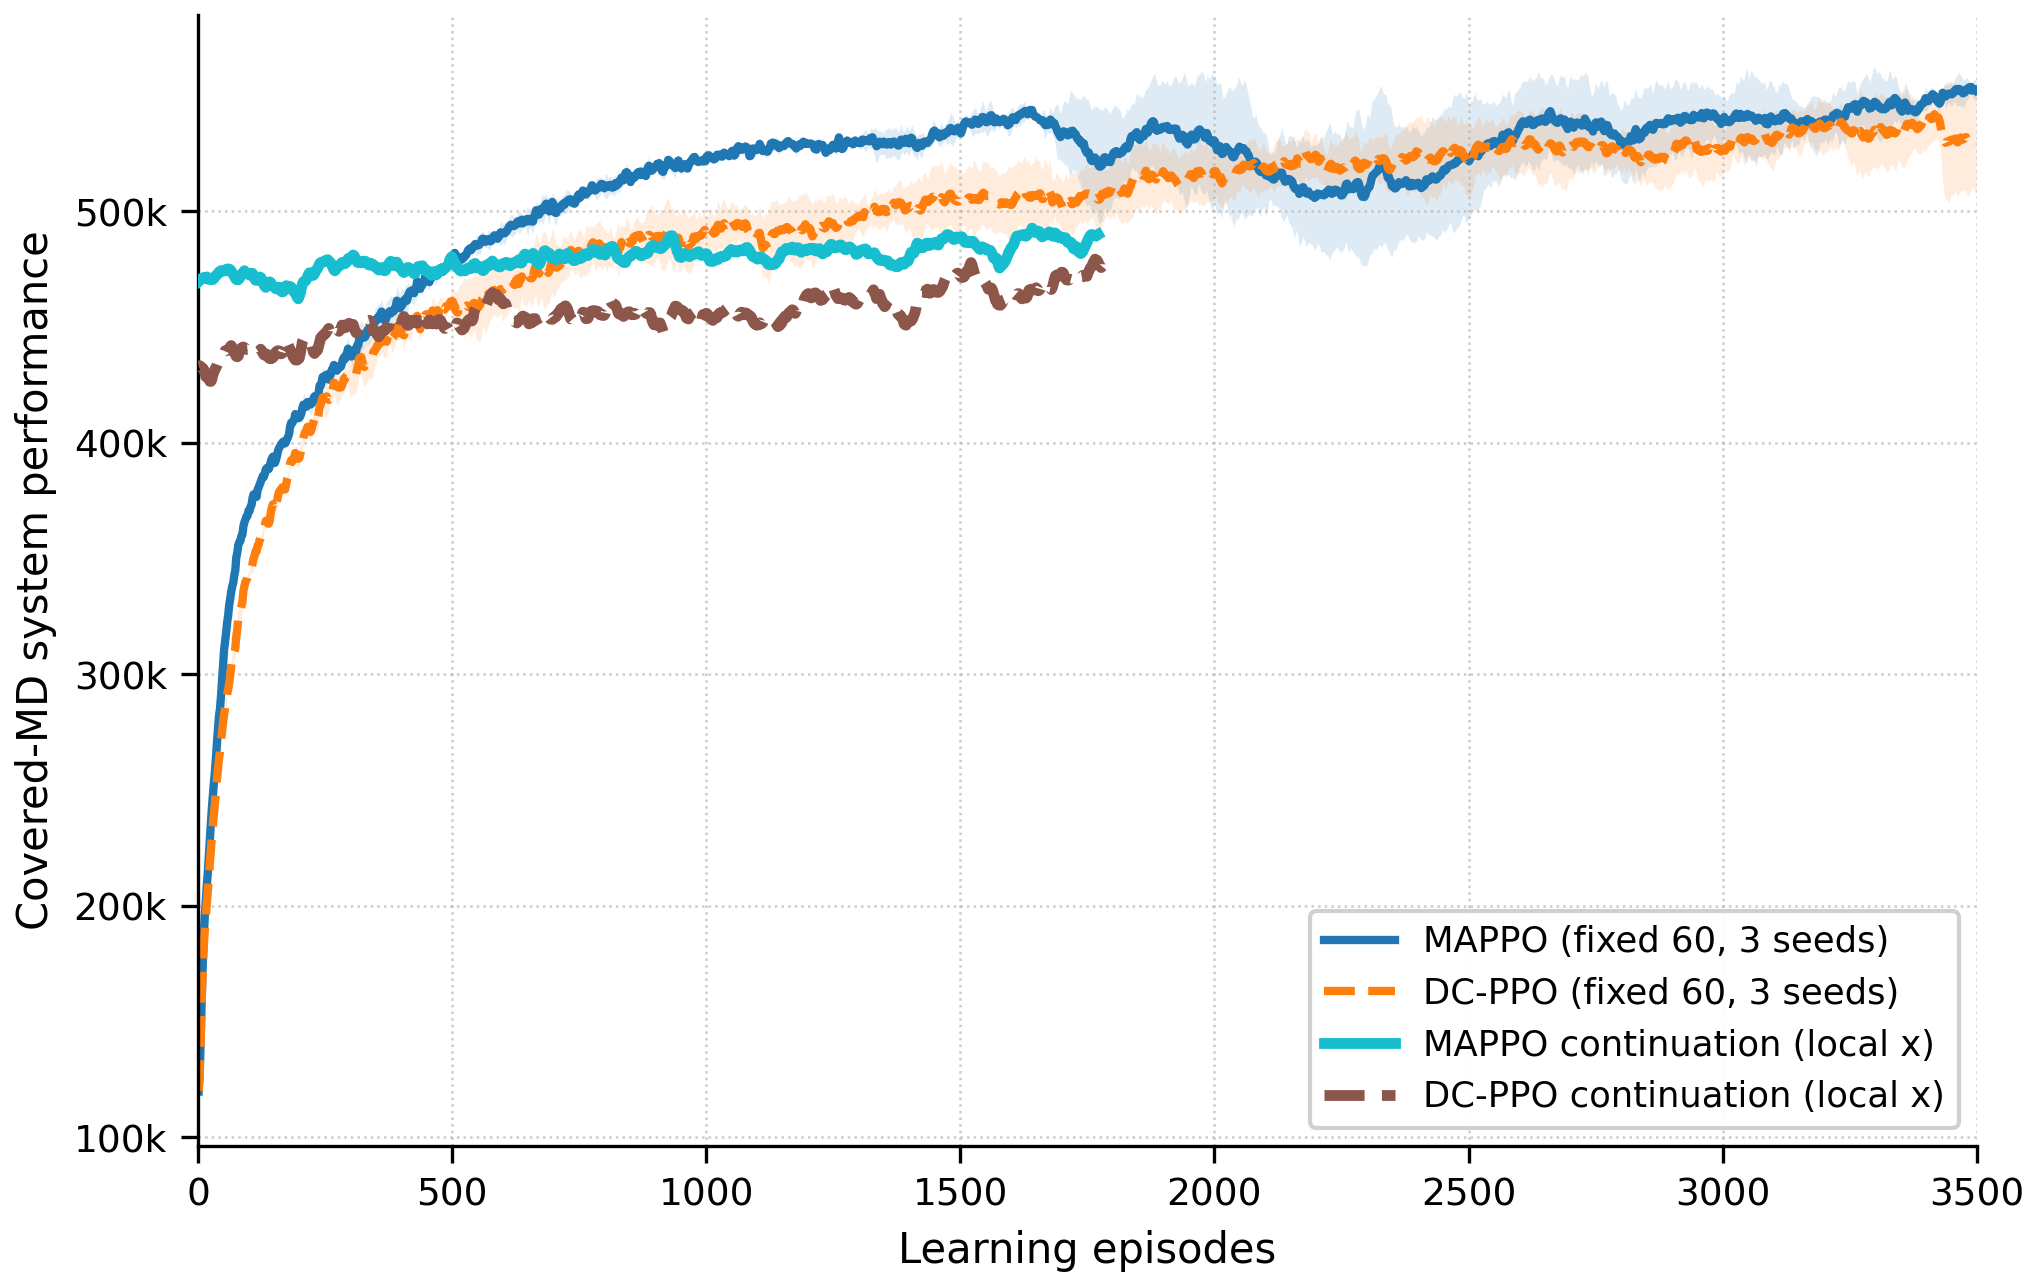

Generate this figure with Python:
from pathlib import Path
import csv
import matplotlib
matplotlib.use("Agg")
import matplotlib.pyplot as plt
import numpy as np
from matplotlib.ticker import FuncFormatter
from tensorboard.backend.event_processing import event_accumulator

OUT=Path(__file__).resolve().parent
ROOT=OUT.parents[3]
RESULTS=ROOT/"onpolicy"/"scripts"/"results"/"mec"/"mappo"
OLD=RESULTS/"check"; DEN=64*400; N=5; METRIC="system_performance_individual"

def smooth3(y): return np.array([y[max(0,i-1):min(len(y),i+2)].mean() for i in range(len(y))])
def read(file,tag):
    a=event_accumulator.EventAccumulator(str(file),size_guidance={event_accumulator.SCALARS:0});a.Reload();e=a.Scalars(tag)
    return np.array([z.step/DEN for z in e],float),np.array([z.value for z in e],float)
def old_sum(run):
    data=[]
    for i in range(N):
        p=OLD/run/"logs"/f"agent{i}"/METRIC/f"agent{i}"/METRIC;data.append(read(sorted(p.glob("events.out.tfevents.*"))[-1],f"agent{i}/{METRIC}"))
    n=min(len(y) for x,y in data);return data[0][0][:n],np.sum([y[:n] for x,y in data],axis=0)
def current_sum(run):
    file=sorted((run/"logs").glob("events.out.tfevents.*"))[-1];data=[read(file,f"agent{i}/{METRIC}") for i in range(N)];n=min(len(y) for x,y in data)
    return data[0][0][:n],np.sum([y[:n] for x,y in data],axis=0)
def historical(runs):
    curves=[]
    for run in runs:
        x,y=old_sum(run);m=x<=3499;curves.append((x[m],smooth3(y[m])))
    start=max(x[0] for x,y in curves);end=min(x[-1] for x,y in curves);count=min(len(x) for x,y in curves);cx=np.linspace(start,end,count);a=np.vstack([np.interp(cx,x,y) for x,y in curves])
    return cx,a.mean(0),a.std(0)
def fmt(v,_):return f"{v/1000:g}k" if abs(v)>=1000 else f"{v:g}"

def main():
    hm_x,hm,hs_m=historical(["run313","run321","run322"]);hd_x,hd,hs_d=historical(["run301","run304","run30901"])
    mdir=RESULTS/"regional_dynamic_strict1p5_init110_220_330_440_mappo_gae095_seed2_warm50to100m"/"run1";ddir=RESULTS/"regional_dynamic_strict1p5_init110_220_330_440_dcppo_gae095_seed2_warm50to100m"/"run1"
    mx,mraw=current_sum(mdir);dx,draw=current_sum(ddir)
    series=[
      dict(label="MAPPO (fixed 60, 3 seeds)",kind="historical",x=hm_x,mean=hm,std=hs_m,color="#1f77b4",style="-"),
      dict(label="DC-PPO (fixed 60, 3 seeds)",kind="historical",x=hd_x,mean=hd,std=hs_d,color="#ff7f0e",style="--"),
      dict(label="MAPPO continuation (local x)",kind="current",x=mx,mean=smooth3(mraw),raw=mraw,std=None,color="#17becf",style="-"),
      dict(label="DC-PPO continuation (local x)",kind="current",x=dx,mean=smooth3(draw),raw=draw,std=None,color="#8c564b",style="--")]
    with (OUT/"plotted_curves.csv").open("w",newline="",encoding="utf-8") as f:
      w=csv.writer(f);w.writerow(["series","source_kind","local_learning_episode","mean","std"])
      for c in series:
       for i,(x,y) in enumerate(zip(c["x"],c["mean"])):w.writerow([c["label"],c["kind"],float(x),float(y),"" if c["std"] is None else float(c["std"][i])])
    with (OUT/"curve_summary.csv").open("w",newline="",encoding="utf-8") as f:
      w=csv.writer(f);w.writerow(["series","endpoint_local_episode","value_at_own_endpoint","last20_mean_if_current","last50_mean_if_current","comparison_value_at_current_endpoint"])
      for c in series:
       if c["kind"]=="current":w.writerow([c["label"],c["x"][-1],c["mean"][-1],c["raw"][-20:].mean(),c["raw"][-50:].mean(),""])
      endpoint=min(mx[-1],dx[-1])
      for c in series[:2]:w.writerow([c["label"],c["x"][-1],c["mean"][-1],"","",np.interp(endpoint,c["x"],c["mean"])])
    plt.rcParams.update({"font.family":"sans-serif","font.sans-serif":["DejaVu Sans","Arial","Helvetica"],"font.size":10,"axes.labelsize":10,"xtick.labelsize":9,"ytick.labelsize":9,"legend.fontsize":8.5})
    fig,ax=plt.subplots(figsize=(7,4.5))
    for c in series:
      cur=c["kind"]=="current";ax.plot(c["x"],c["mean"],color=c["color"],linestyle=c["style"],linewidth=2.6 if cur else 2,label=c["label"],zorder=4 if cur else 2)
      if c["std"] is not None:ax.fill_between(c["x"],c["mean"]-c["std"],c["mean"]+c["std"],color=c["color"],alpha=.14,linewidth=0,zorder=1)
    ax.set_xlim(0,3500);ax.set_xlabel("Learning episodes");ax.set_ylabel("Covered-MD system performance");ax.yaxis.set_major_formatter(FuncFormatter(fmt));ax.grid(axis="both",linestyle=":",linewidth=.6,alpha=.65);ax.spines[["top","right"]].set_visible(False);ax.tick_params(direction="out",length=4);ax.legend(loc="lower right",frameon=True,framealpha=.92);fig.tight_layout();fig.savefig(OUT/"plot.png",dpi=300,bbox_inches="tight",pad_inches=.05);plt.close(fig)

if __name__=="__main__":main()
